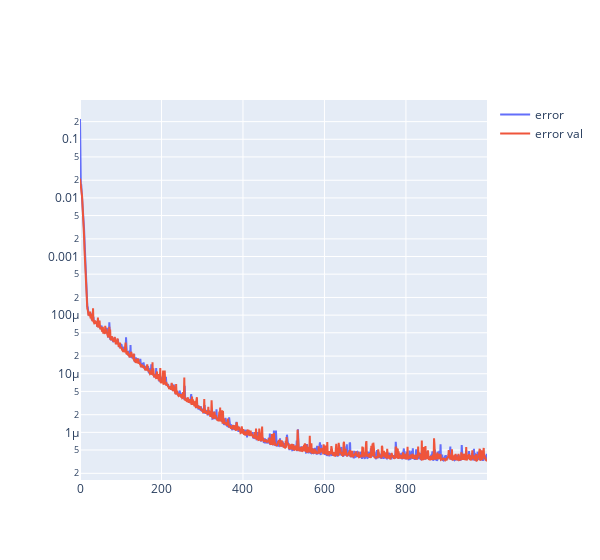

Notebook code cell kept with this figure:
### Code cell
error = history.history["mse"]
error_val = history.history["val_mse"]

fig = go.Figure()
fig.add_trace(go.Scatter(y=error,name='error'))
fig.add_trace(go.Scatter(y=error_val, name='error val'))
fig.update_layout(width=600, yaxis_type="log")
fig.show()

### Figure 1 — Plotly figure (JSON) as saved in the notebook; plotly's stock layout.template omitted (floating-point values rounded to 4 significant figures; data arrays with more than 128 entries replaced by an {"elided": "..."} marker saying what was removed)
{"data": [{"name": "error", "type": "scatter", "y": {"elided": "1000 float values"}}, {"name": "error val", "type": "scatter", "y": {"elided": "1000 float values"}}], "layout": {"width": 600, "yaxis": {"type": "log"}}}
